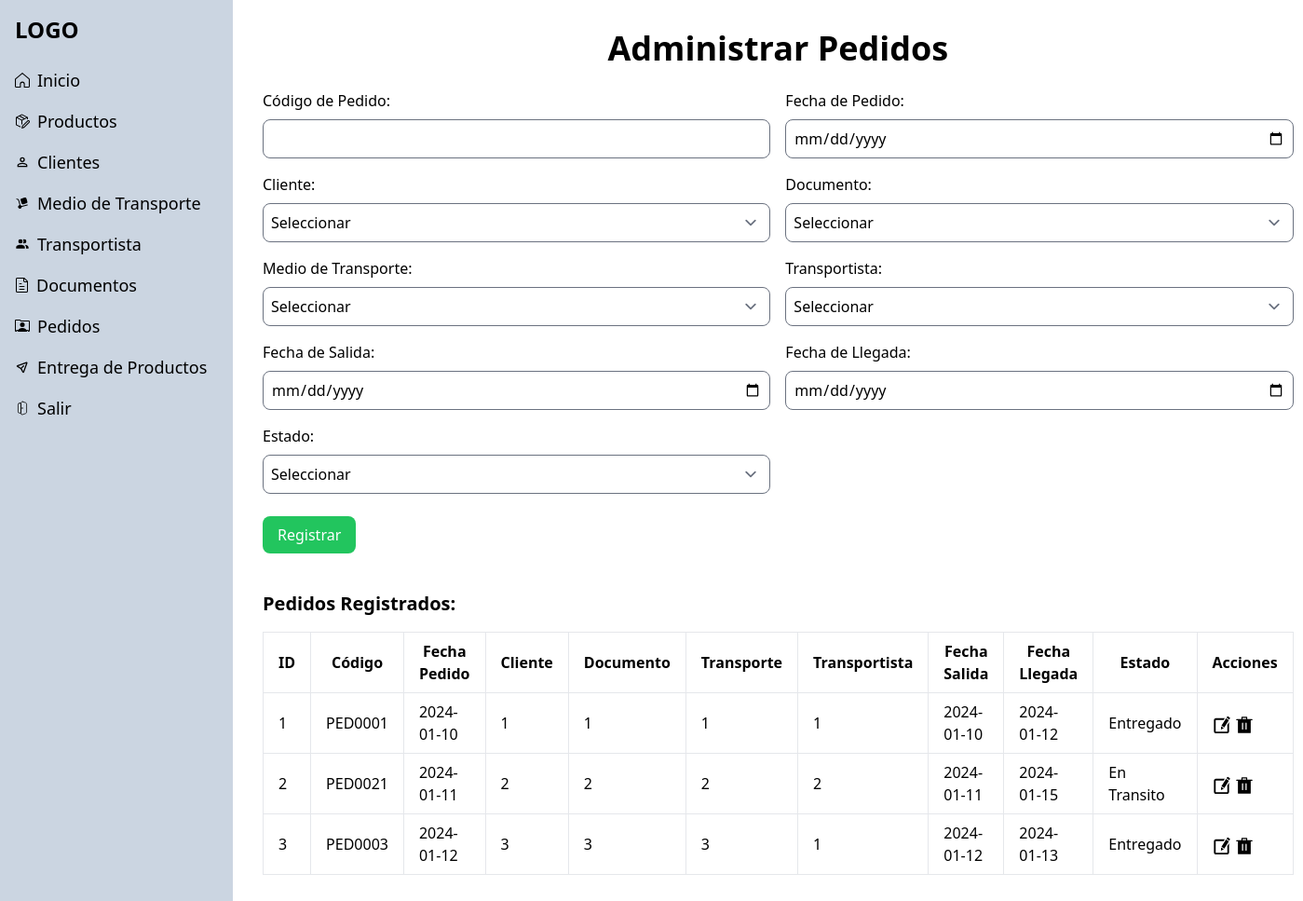
Screenshot of /php/layout/administrar-pedidos.php (signed in) with the database file from the repository.
### tables this page shows
CREATE TABLE
  pedido (
    pedido_id INT AUTO_INCREMENT PRIMARY KEY,
    codigo_pedido VARCHAR(20) UNIQUE,
    medio_transporte_id INT,
    transportista_id INT,
    fecha_pedido DATE NOT NULL,
    cliente_id INT,
    documento_id INT,
    fecha_salida DATE NOT NULL,
    fecha_llegada DATE NOT NULL,
    estado VARCHAR(15) NOT NULL,  
    FOREIGN KEY (cliente_id) REFERENCES cliente (cliente_id),
    FOREIGN KEY (documento_id) REFERENCES documento (documento_id),
    FOREIGN KEY (medio_transporte_id) REFERENCES medio_transporte (medio_transporte_id),
    FOREIGN KEY (transportista_id) REFERENCES transportista (transportista_id)
  );

### php/layout/administrar-pedidos.php (the view, shortened to what this page needs)
<?php
include('../config/connection.php');
include('../components/head.php');
include('../components/sidebar.php');
$queryPedidos = "SELECT * FROM pedido";
$resultPedidos = mysqli_query($conn, $queryPedidos);
?>
<section class="p-8">
  <div class="container mx-auto">
    <h2 class="text-4xl font-bold mb-6 text-center">Administrar Pedidos</h2>
    <form id="pedidoForm" method="POST" action="../controllers/pedidoCtrl/registrarCtrl.php" class="grid gap-6">
      <div class="grid grid-cols-2 gap-4">
        <div class="flex flex-col">
          <label for="codigo_pedido" class="mb-2">Código de Pedido:</label>
          <input type="text" id="codigo_pedido" name="codigo_pedido" class="p-2 border rounded-lg">
        </div>
        <div class="flex flex-col">
          <label for="fecha_pedido" class="mb-2">Fecha de Pedido:</label>
          <input type="date" id="fecha_pedido" name="fecha_pedido" class="p-2 border rounded-lg">
        </div>
        <div class="flex flex-col">
          <label for="cliente_id" class="mb-2">Cliente:</label>
          <select id="cliente_id" name="cliente_id" class="p-2 border rounded-lg">
            <option value="">Seleccionar</option>
          </select>
        </div>
        <div class="flex flex-col">
          <label for="documento_id" class="mb-2">Documento:</label>
          <select id="documento_id" name="documento_id" class="p-2 border rounded-lg">
            <option value="">Seleccionar</option>
          </select>
        </div>
        <div class="flex flex-col">
          <label for="medio_transporte_id" class="mb-2">Medio de Transporte:</label>
          <select id="medio_transporte_id" name="medio_transporte_id" class="p-2 border rounded-lg">
            <option value="">Seleccionar</option>
          </select>
        </div>
        <div class="flex flex-col">
          <label for="transportista_id" class="mb-2">Transportista:</label>
          <select id="transportista_id" name="transportista_id" class="p-2 border rounded-lg">
            <option value="">Seleccionar</option>
          </select>
        </div>
        <div class="flex flex-col">
          <label for="fecha_salida" class="mb-2">Fecha de Salida:</label>
          <input type="date" id="fecha_salida" name="fecha_salida" class="p-2 border rounded-lg">
        </div>
        <div class="flex flex-col">
          <label for="fecha_llegada" class="mb-2">Fecha de Llegada:</label>
          <input type="date" id="fecha_llegada" name="fecha_llegada" class="p-2 border rounded-lg">
        </div>
        <div class="flex flex-col">
          <label for="estado" class="mb-2">Estado:</label>
          <select id="estado" name="estado" class="p-2 border rounded-lg">
            <option value="">Seleccionar</option>
          </select>
        </div>
      </div>
      <div class="grid gap-4">
        <div class="flex justify-between">
          <button type="submit" class="bg-green-500 text-white px-4 py-2 rounded-lg">Registrar</button>
        </div>
        <div class="mt-6">
          <h3 class="text-xl font-bold mb-4">Pedidos Registrados:</h3>
          <table class="min-w-full bg-white border">
            <thead>
              <tr>
                <th class="px-4 py-2 border">ID</th>
                <th class="px-4 py-2 border">Código</th>
                <th class="px-4 py-2 border">Fecha Pedido</th>
                <th class="px-4 py-2 border">Cliente</th>
                <th class="px-4 py-2 border">Documento</th>
                <th class="px-4 py-2 border">Transporte</th>
                <th class="px-4 py-2 border">Transportista</th>
                <th class="px-4 py-2 border">Fecha Salida</th>
                <th class="px-4 py-2 border">Fecha Llegada</th>
                <th class="px-4 py-2 border">Estado</th>
                <th class="px-4 py-2 border">Acciones</th>
              </tr>
            </thead>
            <tbody>
              <?php
              if ($resultPedidos->num_rows > 0) {
                while ($row = $resultPedidos->fetch_assoc()) {
                  echo "<tr>";
                  echo "<td class=\"px-4 py-2 border\">" . $row['pedido_id'] . "</td>";
                  echo "<td class=\"px-4 py-2 border\">" . $row['codigo_pedido'] . "</td>";
                  echo "<td class=\"px-4 py-2 border\">" . $row['fecha_pedido'] . "</td>";
                  echo "<td class=\"px-4 py-2 border\">" . $row['cliente_id'] . "</td>";
                  echo "<td class=\"px-4 py-2 border\">" . $row['documento_id'] . "</td>";
                  echo "<td class=\"px-4 py-2 border\">" . $row['medio_transporte_id'] . "</td>";
                  echo "<td class=\"px-4 py-2 border\">" . $row['transportista_id'] . "</td>";
                  echo "<td class=\"px-4 py-2 border\">" . $row['fecha_salida'] . "</td>";
                  echo "<td class=\"px-4 py-2 border\">" . $row['fecha_llegada'] . "</td>";
                  echo "<td class=\"px-4 py-2 border\">" . $row['estado'] . "</td>";
                  echo "<td class=\"px-4 py-2 border\"><a class='btn-editar' href='modificar-pedido.php?id=" . $row['pedido_id'] . "'><img src=\"../../assets/svg/edit.svg\" class=\"inline h-5\" alt=\"\"></a> <a class='btn-eliminar' href='../controllers/pedidoCtrl/eliminarCtrl.php?id=" . $row['pedido_id'] . "' onclick='return confirm(\"¿Estás seguro de que deseas eliminar este registro?\");'><img src=\"../../assets/svg/delete.svg\" class=\"inline h-5\" alt=\"\"></a></a></td>";
                  echo "</tr>";
                }
              } else {
                echo "<tr><td colspan='11'>No hay pedidos disponibles</td></tr>";
              }
              ?>
            </tbody>
          </table>
        </div>
      </div>
    </form>
  </div>
</section>
<?php include('../components/footer.php'); ?>

### php/components/head.php (shortened to what this page needs)
<!DOCTYPE html>
<html lang="en">
<head>
  <link rel="stylesheet" href="../../css/style.css" />
  <script src="https://cdn.tailwindcss.com?plugins=forms,typography,aspect-ratio,line-clamp,container-queries"></script>
</head>
<body class="roboto-regular grid main-content min-h-screen">

### php/components/sidebar.php
<aside class="bg-slate-300">
  <div class="menu-head">
    <a href="../layout/dashboard.php">
      <h1 class="p-4 font-bold text-2xl">LOGO</h1>
    </a>
  </div>
  <ul>
    <li class="px-4 py-2 hover:px-5 hover:bg-slate-400 sidebar_link">
      <a href="../layout/dashboard.php" class="flex">
        <img src="../../assets/svg/icon-home.svg" alt="" class="pe-2">
        <span class="text-lg">Inicio</span>
      </a>
    </li>
    <li class="px-4 py-2 hover:px-5 hover:bg-slate-400 sidebar_link">
      <a href="../layout/administrar-productos.php" class="flex">
        <img src="../../assets/svg/products-menu.svg" alt="" class="pe-2">
        <span class="text-lg">Productos</span>
      </a>
    </li>
    <li class="px-4 py-2 hover:px-5 hover:bg-slate-400 sidebar_link">
      <a href="../layout/administrar-clientes.php" class="flex">
        <img src="../../assets/svg/user.svg" alt="" class="pe-2">
        <span class="text-lg">Clientes</span>
      </a>
    </li>
    <li class="px-4 py-2 hover:px-5 hover:bg-slate-400 sidebar_link">
      <a href="../layout/administrar-medio-transporte.php" class="flex">
        <img src="../../assets/svg/move-menu.svg" alt="" class="pe-2">
        <span class="text-lg">Medio de Transporte</span>
      </a>
    </li>
    <li class="px-4 py-2 hover:px-5 hover:bg-slate-400 sidebar_link">
      <a href="../layout/administrar-transportistas.php" class="flex">
        <img src="../../assets/svg/users-menu.svg" alt="" class="pe-2">
        <span class="text-lg">Transportista</span>
      </a>
    </li>
    <li class="px-4 py-2 hover:px-5 hover:bg-slate-400 sidebar_link">
      <a href="../layout/administrar-documentos.php" class="flex">
        <img src="../../assets/svg/icon-document.svg" alt="" class="pe-2">
        <span class="text-lg">Documentos</span>
      </a>
    </li>
    <li class="px-4 py-2 hover:px-5 hover:bg-slate-400 sidebar_link">
      <a href="../layout/administrar-pedidos.php" class="flex">
        <img src="../../assets/svg/rol-menu.svg" alt="" class="pe-2">
        <span class="text-lg">Pedidos</span>
      </a>
    </li>
    <li class="px-4 py-2 hover:px-5 hover:bg-slate-400 sidebar_link">
      <a href="../layout/administrar-entregas.php" class="flex">
        <img src="../../assets/svg/icon-enviar.svg" alt="" class="pe-2">
        <span class="text-lg">Entrega de Productos</span>
      </a>
    </li>
    <li class="px-4 py-2 hover:px-5 hover:bg-slate-400 sidebar_link">
      <a href="#" id="logoutLink" class="flex">
        <img src="../../assets/svg/back-door.svg" alt="" class="pe-2">
        <span class="text-lg">Salir</span>
      </a>
    </li>
  </ul>
</aside>

### php/components/footer.php (shortened to what this page needs)
</body>
</html>

### css/style.css (style rules this page uses)
.sidebar_link { transition-property:padding;transition-duration:.2s }
.main-content { grid-template-columns:250px 1fr }

### rows the page displays
pedido: pedido_id "1", codigo_pedido "PED0001", fecha_pedido "2024-01-10", cliente "1", documento "1", medio_transporte "1", transportista "1", fecha_salida "2024-01-10", fecha_llegada "2024-01-12", estado "Entregado"
pedido: pedido_id "2", codigo_pedido "PED0021", fecha_pedido "2024-01-11", cliente "2", documento "2", medio_transporte "2", transportista "2", fecha_salida "2024-01-11", fecha_llegada "2024-01-15", estado "En Transito"
pedido: pedido_id "3", codigo_pedido "PED0003", fecha_pedido "2024-01-12", cliente "3", documento "3", medio_transporte "3", transportista "1", fecha_salida "2024-01-12", fecha_llegada "2024-01-13", estado "Entregado"
